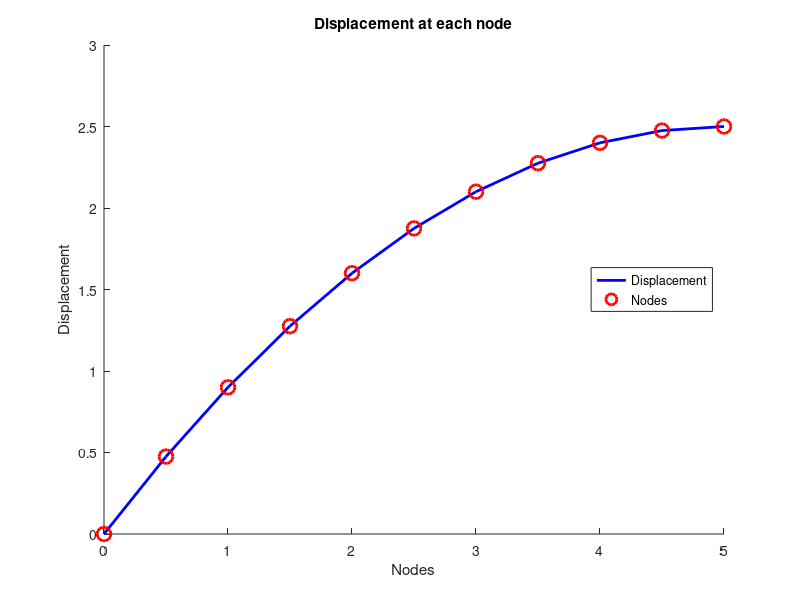
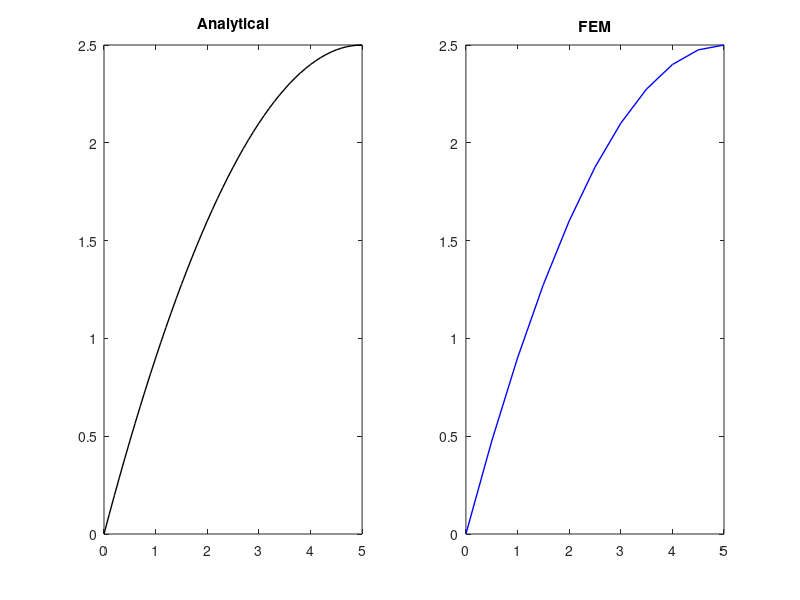
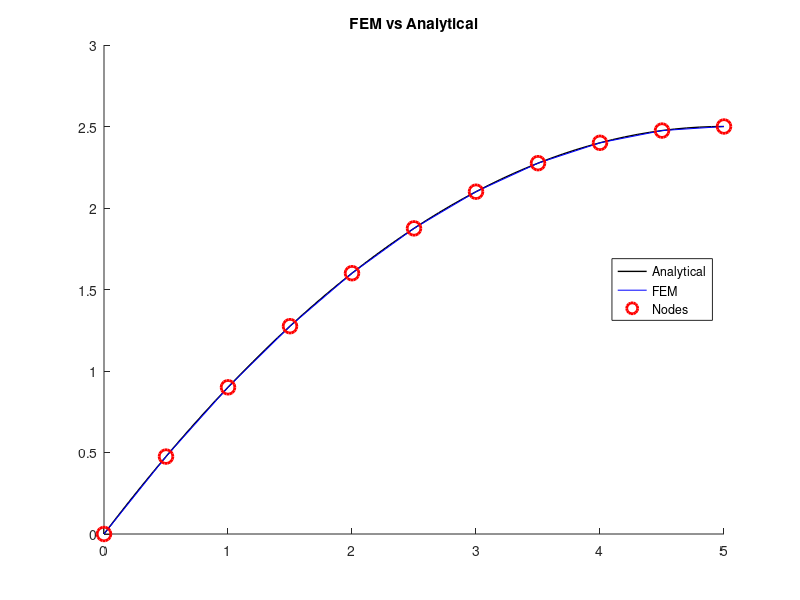
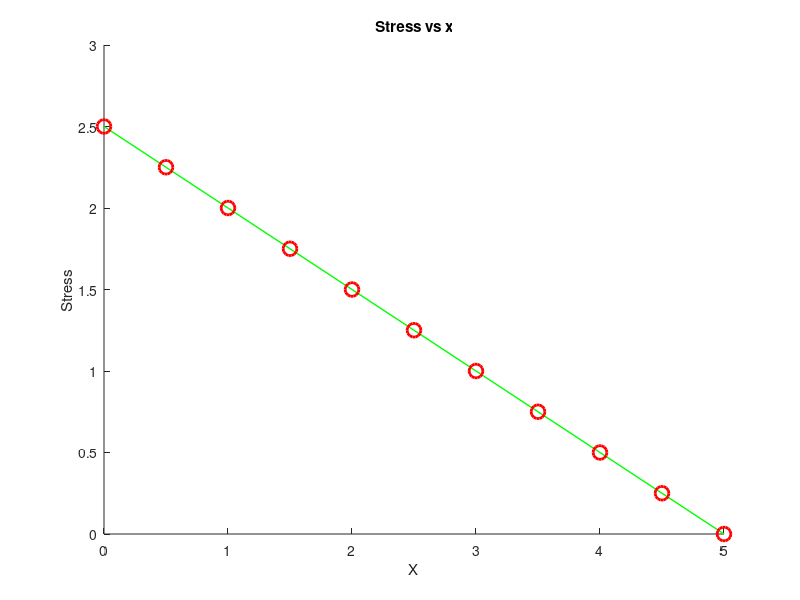

MATLAB code to generate these figures, in order:
clc
disp('RN')
disp('***\n FEM ANALYSIS OF 1-D Cantilever BAR WITH UDL and 3 nodes per element ==>>>>>>>');
fprintf('\n \n');

L = input('Enter the length of the element(in mm) :');
e = input('\n Enter the number of elements: ');           
Ar = input('\n Enter the area of the element(in mm^2) :');
E = input('\n Enter the value of E (in N/mm^2):');        % Modulus of Elasticity         

% nodes = degree of freedom = size of global stiffness matrix
nodes = (e*2)+1 ;                         % number of nodes
le = L/e;                            % length of each element   


C_M = zeros(e,3);                   % Matrix Connectivity
for i=1:e
    for j=2
    C_M(i,1)= i + (i-1);
    C_M(i,j)= C_M(i,1) + 2 ;
    C_M(i,j+1) = C_M(i,j) - 1;
    end
end

% Generating force matrix
q = input("Enter the value of force in N/mm: ");
Fg = zeros(3,1);
%Global elemental load matrix 1 3 2
for s=1:3
   Fg(s,1) = Fg(s,1) + le*q*(1/6);
end
Fg(3,1) = Fg(3,1)*4;
disp('Global Elemental Force Matrix with index 1 3 2 is:')
disp(Fg);                            % elemental load matrix

%Global Elimental Stiffness Matrix with Index as 1 3 2
c = E*Ar/(3*le);
Kg = c*[7 1 -8;1 7 -8;-8 -8 16];
disp('Global elemental stiffness Matrix with index 1 3 2');
disp(Kg);

%Global Stiffness Matrix with Index as 1 2 3
Ke = zeros(3,3);
for j = 1:3
    for k=1:3
    Ke(j,k) = Ke(j,k) + Kg(C_M(1,j),C_M(1,k));
    end
end
disp('Elemental Stiffness Matrix Ke with index 1 2 3:');
disp(Ke);

%Global to Local Force Matrix with Index 1 2 3
Fe = zeros(3,1);
for r=1:3
    Fe(r,1) = Fe(r,1) + Fg(C_M(1,r));
end
disp('Global Elemental Force Matrix Fe with index 1 2 3');
disp(Fe)

%Assembling Stiffness Matrix
K = zeros(nodes,nodes);
for s=1:e
    value = [C_M(s):C_M(s,2)];
    K(value,value) = K(value,value) + Ke;
end
disp('Assembeled Stiffness Matrix:');
disp(K);

%Assembling Force Matrx Force Matrix
F = zeros(nodes,1);
for t=1:e
    value = [C_M(t):C_M(t,2)];
    F(value,1) = F(value,1) + Fe;
end
disp('Assembled Force Matrix:');
disp(F);


fix_n = [1];                 %declaration of fix node 1
Nodes = 1:nodes; 

% Matrix of free nodes
free_n = setxor(Nodes,fix_n);
K1 = K(free_n,free_n);
Fp1 = F(free_n,1);
disp('Assembled Stiffness Matrix at Free nodes');
disp(K1);
disp('Assembled Load Matrix at free nodes');
disp(Fp1);

 
%Displacement Matrix
U = zeros(nodes,1);             %Displacement defination
Up = K1\Fp1;
disp('Displacement at each node:')
U(free_n) = Up;
disp(U);
   

%Stress Matrix
B = zeros(1,3);                         %defining B matrix
S = zeros(nodes,1);                     % Stress Matrix defination
for m=1:e 
    for n=1:3
    xi = n-2;                           %variation of xi with respect to local nodes -1<xi<1
     for p=1
        B(p)=B(1,p)+(-(1-2*xi)/2);
        B(p+1)=B(p+1)+(-2*xi);
        B(p+2)=B(p+2)+((1+2*xi)/2);
     end
    S(n+(m-1)*2,1)=S(n+(m-1)*2,1) + E*B*U(C_M(m):C_M(m,2),1);       %Filling in stress values in S matrix
    B = zeros(1,3);
    end
end
for h=2:nodes-1                                                     %Dividing stress values by 2 at similar nodes as they were added twice
    if rem(h,2) ~= 0
        S(h)=S(h)/2;
    end
end
disp('Nodal Stress matrix is as follows:');
disp(S);

disp('Nodal Strain Matrix is as follows:');
Str = S/E;
disp(Str);

% Plotting displacement at each node generated using FEM
xx = 0:le/2:L;      %dividing L in nodes
uu = U;
figure;
hold on;
xlabel('Nodes')
ylabel('Displacement')
title('Displacement at each node')
plot(xx,uu,'b','LineWidth', 2);
plot( xx,uu ,'ro', 'MarkerSize', 10, 'LineWidth', 2);
legend('Displacement','Nodes','Location','East');

%analytical method
x = 0:0.1:L;
ux = (q/(2*E*Ar))*(2*L.*x - x.^2);                     %exact solution
figure;
subplot(1,2,1) ; plot(x,ux,'k','LineWidth', 1);        %analytical plot
title('Analytical')
subplot(1,2,2) ; plot(xx,uu,'b','LineWidth', 1);       %FEM plot
axis([min(xx) max(xx) min(uu) max(uu)]);
title('FEM')


% FEM vs Analytical
figure;
hold on;
title("FEM vs Analytical")
plot(x,ux,'k','LineWidth', 1); 
plot(xx,uu,'b');
plot( xx,uu ,'ro', 'MarkerSize', 10, 'LineWidth', 2);
legend('Analytical','FEM','Nodes','Location','East');

% Plotting Stress wrt x
figure;
hold on;
title("Stress Plot");
ss = S;
plot(xx,ss,'g','LineWidth',1);
plot( xx,ss ,'ro', 'MarkerSize', 10, 'LineWidth', 2);
title("Stress vs x");
xlabel('X');
ylabel('Stress');

% Plotting Strain
figure;
hold on;
sr = Str;
plot(xx,sr,'m','LineWidth',1);
plot( xx,sr ,'ro', 'MarkerSize', 10, 'LineWidth', 2);
title("Strain vs x");
xlabel('X');
ylabel('Strain');

%Strss vs Strain
%plot(ss,sr);


